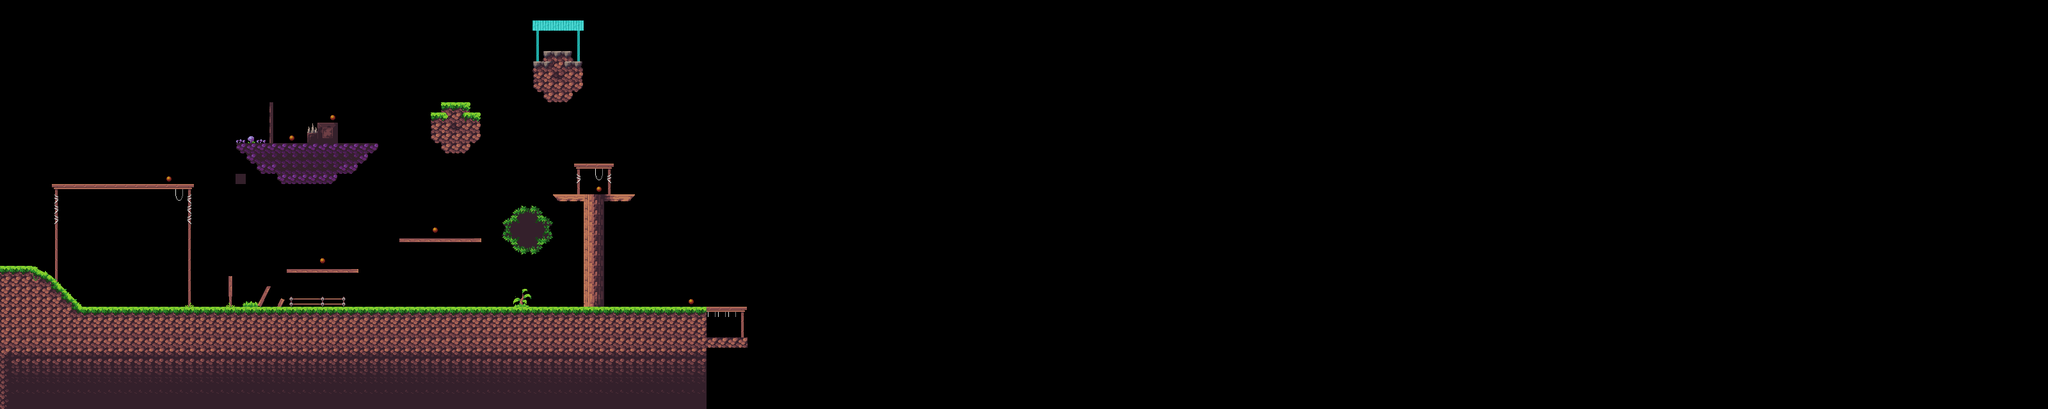

The image is a tile-based game level rendered from a .tmx file. Its description and source (layers, tilesets, objects; grid data summarised) follow:
An orthogonal 200x40 tile map with 16x16 px tiles, 4 tile layers (Background, End, Walls, Coins).

<map version="1.10" tiledversion="1.10.1" orientation="orthogonal" renderorder="right-down" width="200" height="40" tilewidth="16" tileheight="16" infinite="0" nextlayerid="5" nextobjectid="1">
 <editorsettings>
  <export target="forest_map.tmj" format="json" />
 </editorsettings>
 <tileset firstgid="1" source="forest_tileset.tsx" />
 <layer id="3" name="Background" width="200" height="40">
  <data>[8000 cells, 314 non-empty, 53 distinct tile ids]</data>
 </layer>
 <layer id="4" name="End" width="200" height="40">
  <data>[8000 cells, 44 non-empty, 14 distinct tile ids]</data>
 </layer>
 <layer id="1" name="Walls" width="200" height="40">
  <data>[8000 cells, 942 non-empty, 135 distinct tile ids]</data>
 </layer>
 <layer id="2" name="Coins" width="200" height="40">
  <data>[8000 cells, 23 non-empty, 11 distinct tile ids]</data>
 </layer>
</map>
